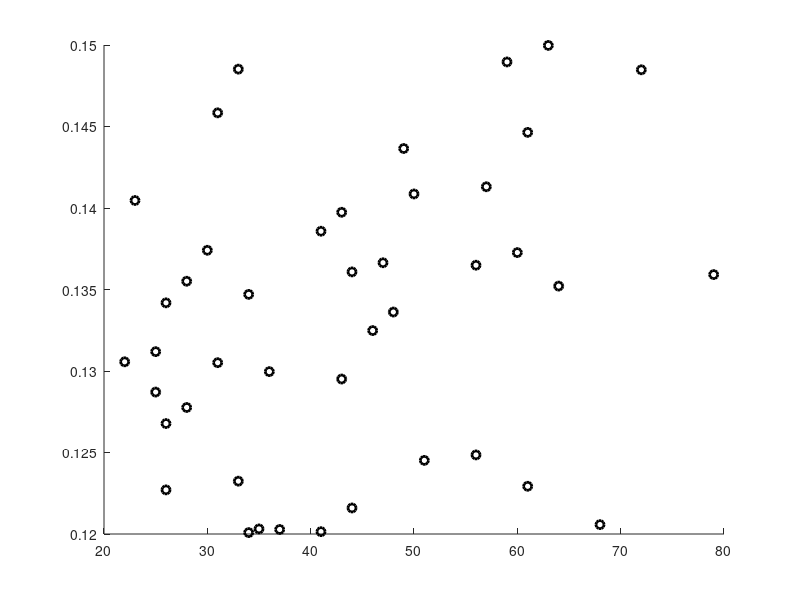
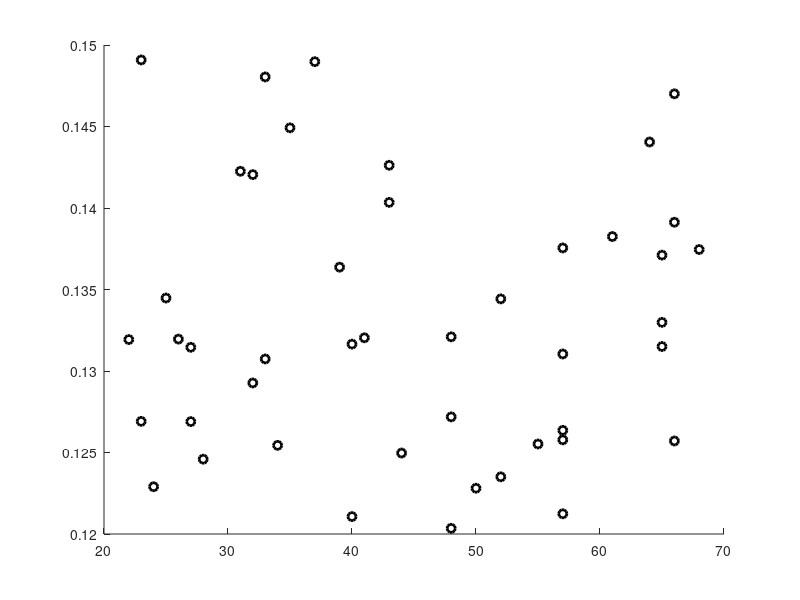

Recreate these plots in MATLAB, in order. (Note: this script raises an error after producing the figures.)
close all; clear all

% hack to work around plotting but in octave
plotMale = true;
plotFemale = true;

% where (on the y axis) to align the age scatter plot
yAlignmentAgeScatterplot = 0.135;
% where (on the y axis) to align the age scatterplot for each kernel
yAlignmentKernelAgeScatterplot = 0.2:0.01:0.3;

% where to truncate gaussians
weightCutoff = 0.04;

% sigma for gaussians
sigmaValues = 5.0;

% age values for atlas centers
atlasCenterAges = 35:4:55;

figureMale = figure;
figureFemale = figure;

outfid = fopen('Weights_Sigma5.txt','w');

% ID numbers of the male patients; ordering correspoinds to ages below
idsmale = [
     6
    34
     2
    35
    13
    21
    26
    12
    19
    55
    37
    79
    57
    59
    80
    88
    45
     7
    53
    10
    39
    63
    93
    56
    89
    86
    58
    44
    25
    94
    81
    68
    91
    30
    95
    92
    46
   100
    99
    41
    97
    29
   105
];

% ages of the male patients; ordering corresponds to ids above
agesmale = [
    22
    23
    25
    25
    26
    26
    26
    28
    28
    30
    31
    31
    33
    33
    34
    34
    35
    36
    37
    41
    41
    43
    43
    44
    44
    46
    47
    48
    49
    50
    51
    56
    56
    57
    59
    60
    61
    61
    63
    64
    68
    72
    79
];

% ID numbers of the female patients; ordering correspoinds to ages below
idsfemale = [
%    003   % found to not exist
    082 
    009 
    033 
    005 
    040 
    020 
    004 
    011 
    050 
    047 
    038 
    071 
    008 
    062 
    054 
    064 
    042 
    022 
    017 
    023 
    074 
    018 
    065 
    052 
    027 
    060 
    070 
    031 
    072 
    085 
    051 
    024 
    061 
    067 
    087 
    090 
    075 
    073 
    036 
    049 
    069 
    028 
    032 
    066 
    096
];

% ages of the female patients; ordering corresponds to ids above
agesfemale = [
%    20    % found to not exist
    22 
    23 
    23 
    24 
    25 
    26 
    27 
    27 
    28 
    31 
    32 
    32 
    33 
    33 
    34 
    35 
    37 
    39 
    40 
    40 
    41 
    43 
    43 
    44 
    48 
    48 
    48 
    50 
    52 
    52 
    55 
    57 
    57 
    57 
    57 
    57 
    61 
    64 
    65 
    65 
    65 
    66 
    66 
    66 
    68
];

%
% create a scatterplot of the patients by age, align the scatterplots
% at y=yAlignmentAgeScatterplot
%
if plotMale
  figure(figureMale); hold on;
  plot(agesmale,...
       yAlignmentAgeScatterplot * ones(1,length(agesmale)) + ...
       0.03*(rand(1,length(agesmale))-0.5),...
       'ok','LineWidth',2);
end

if plotFemale
  figure(figureFemale); hold on;
  plot(agesfemale,...
       yAlignmentAgeScatterplot * ones(1,length(agesfemale)) + ...
       0.03*(rand(1,length(agesfemale))-0.5),...
       'ok','LineWidth',2);
end

%
% compute density at each age given the current kernel
%
densityMale = zeros(length(sigmaValues),length(atlasCenterAges));
densityFemale = zeros(length(sigmaValues),length(atlasCenterAges));

%
% store the error between theoretical and actual kernels for each
% sigma
%
errorArrayMale   = zeros(length(sigmaValues),1);
errorArrayFemale = zeros(length(sigmaValues),1);

tages = 20:0.1:70;
theoreticalKernel = zeros(length(tages));
for i = 1:length(tages)
  theoreticalKernel(i) = regkernel(tages(i),45, sigmaValues(1));
end

for s=1:length(sigmaValues)
  currentSigma = sigmaValues(s);

  for j=1:length(atlasCenterAges)
    atlasAge = atlasCenterAges(j);

    %
    % males
    %

    % compute theoretical weights
    weights = zeros(1,length(agesmale));
    for i = 1:length(agesmale)
      weights(i) = regkernel(agesmale(i),atlasAge,currentSigma);
      densityMale(s,j) = densityMale(s,j) + weights(i);
    end

    % normalize weights
    weights = weights / sum(weights(:));
    % plot original kernel weights
    if plotMale
      figure(figureMale);
      plot(agesmale, weights, '-k','LineWidth',2.5);
      title({'Kernel Weights: Ages 35-55','Males'});
      xlabel('Age (years)');
      ylabel('Weight');
      ylim([0 0.2]); 
      xlim([15 75]);
      %legend('Image',');
    end
    weightsOrig = weights;

    % truncate kernel and renormalize
    weights(weights < weightCutoff) = 0;
    weights = weights / sum(weights(:));
    % plot truncated kerenl weights
    if plotMale
%      plot(agesmale(weights>0), weights(weights>0), '-');
    end

    % compute error of truncated kernel
    fitError = sum((weightsOrig - weights).^2);
    errorArrayMale(s) = errorArrayMale(s) + fitError;

    % scatterplot of support for this kernel
    if false & plotMale
      plot(agesmale(weights>0),...
           yAlignmentKernelAgeScatterplot(mod(j,length(yAlignmentKernelAgeScatterplot))+1) * ...
           ones(1,length(agesmale(weights>0))) + ...
           (rand(1,length(agesmale(weights>0)))-0.5)*0.0,'-');
    end

    % print id's and corresponding non-zero weights 
%    fprintf(outfid, 'Male, Age=%d, M=%d, Sigma=%g, Sum Weights=%g\n',...
%            atlasAge, sum(weights > 0),currentSigma, sum(weights));
%    fprintf(outfid, '%03d  %g\n', [idsmale(weights > 0)'; weights(weights > 0)](:));
%    fprintf(outfid, '\n');
    %[idsmale(weights > 0) weights(weights > 0)']

    %
    % Females
    %

    % compute theoretical weights
    weights = zeros(1,length(agesfemale));
    for i = 1:length(agesfemale)
      weights(i) = regkernel(agesfemale(i),atlasAge,currentSigma);
      densityFemale(s,j) = densityFemale(s,j) + weights(i);
    end

    % normalize weights
    weights = weights / sum(weights(:));
    % plot original kernel weights
    if plotFemale
      figure(figureFemale);
      plot(agesfemale, weights, '-k', 'LineWidth',2.5);
      title({'Kernel Weights: Ages 35-55','Females'});
      xlabel('Age (years)');
      ylabel('Weight');   
      ylim([0 0.2]);
      xlim([15 75]);

      %legend('Image','Emperical Weights', 'Theoretical Weights');
    end
    weightsOrig = weights;

    % truncate kernel and renormalize
    weights(weights < weightCutoff) = 0;
    weights = weights / sum(weights(:));
    % plot truncated kerenl weights
    if plotFemale
%      plot(agesfemale(weights>0), weights(weights>0), '-');
    end

    % compute error of truncated kernel
    fitError = sum((weightsOrig - weights).^2);
    errorArrayFemale(s) = errorArrayFemale(s) + fitError;

    % scatterplot of support for this kernel
    if false & plotFemale
      plot(agesfemale(weights>0),...
           yAlignmentKernelAgeScatterplot(mod(j,length(yAlignmentKernelAgeScatterplot))+1) * ...
           ones(1,length(agesfemale(weights>0))) + ...
           (rand(1,length(agesfemale(weights>0)))-0.5)*0.0,'-');
    end

    % print id's and corresponding non-zero weights 
%    fprintf(outfid, 'Female, Age=%d, M=%d, Sigma=%g, Sum Weights=%g\n',...
%            atlasAge, sum(weights > 0),currentSigma, sum(weights));
%    fprintf(outfid, '%03d  %g\n', [idsfemale(weights > 0)'; weights(weights > 0)](:));
%    fprintf(outfid, '\n');
    %[idsfemale(weights > 0) weights(weights > 0)']
  end
end
%figure(figureMale);
%plot(tages,theoreticalKernel,'-r','LineWidth',2.5);
%figure(figureFemale);
%plot(tages,theoreticalKernel,'-r','LineWidth',2.5);

%
% plot the densities
%
if false & plotMale
  figure(figureMale);
  plot(atlasCenterAges, yAlignmentAgeScatterplot*densityMale', '-b');
  title(sprintf('Male Kernel Weights (Truncated & Normalized) sig=%g', sigmaValues(1)))
  xlabel('Age');
  ylabel('Kernel Weight');
end

if false & plotFemale
  figure(figureFemale);
  plot(atlasCenterAges,yAlignmentAgeScatterplot*densityFemale','-b');
  title(sprintf('Female Kernel Weights (Truncated & Normalized) sig=%g', sigmaValues(1)))
  xlabel('Age');
  ylabel('Kernel Weight');
end

%figureError = figure;
%plot(sigmaValues', [errorArrayMale errorArrayFemale]);
%legend('Male', 'Female')
%title('SSE Theoretical-Truncated Kernel Fit');
%xlabel('sigma');
%ylabel('sse');
boldifyPlot(figureMale, gca);
boldifyPlot(figureFemale, gca);
fclose(outfid);